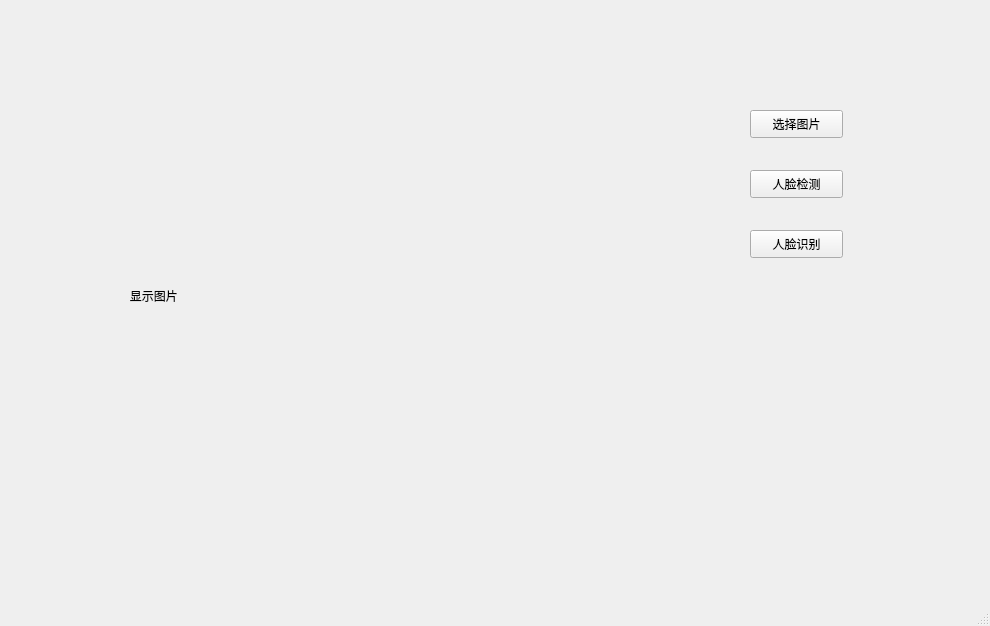
<?xml version="1.0" encoding="UTF-8"?>
<ui version="4.0">
 <class>MainWindow</class>
 <widget class="QMainWindow" name="MainWindow">
  <property name="geometry">
   <rect>
    <x>0</x>
    <y>0</y>
    <width>990</width>
    <height>626</height>
   </rect>
  </property>
  <property name="windowTitle">
   <string>MainWindow</string>
  </property>
  <widget class="QWidget" name="centralwidget">
   <widget class="QPushButton" name="pushButton">
    <property name="geometry">
     <rect>
      <x>750</x>
      <y>110</y>
      <width>93</width>
      <height>28</height>
     </rect>
    </property>
    <property name="text">
     <string>选择图片</string>
    </property>
   </widget>
   <widget class="QPushButton" name="pushButton_2">
    <property name="geometry">
     <rect>
      <x>750</x>
      <y>170</y>
      <width>93</width>
      <height>28</height>
     </rect>
    </property>
    <property name="text">
     <string>人脸检测</string>
    </property>
   </widget>
   <widget class="QPushButton" name="pushButton_3">
    <property name="geometry">
     <rect>
      <x>750</x>
      <y>230</y>
      <width>93</width>
      <height>28</height>
     </rect>
    </property>
    <property name="text">
     <string>人脸识别</string>
    </property>
   </widget>
   <widget class="QLabel" name="label">
    <property name="geometry">
     <rect>
      <x>20</x>
      <y>40</y>
      <width>601</width>
      <height>511</height>
     </rect>
    </property>
    <property name="text">
     <string>                                 显示图片</string>
    </property>
   </widget>
  </widget>
  <widget class="QMenuBar" name="menubar">
   <property name="geometry">
    <rect>
     <x>0</x>
     <y>0</y>
     <width>990</width>
     <height>26</height>
    </rect>
   </property>
  </widget>
  <widget class="QStatusBar" name="statusbar"/>
 </widget>
 <resources/>
 <connections/>
</ui>
